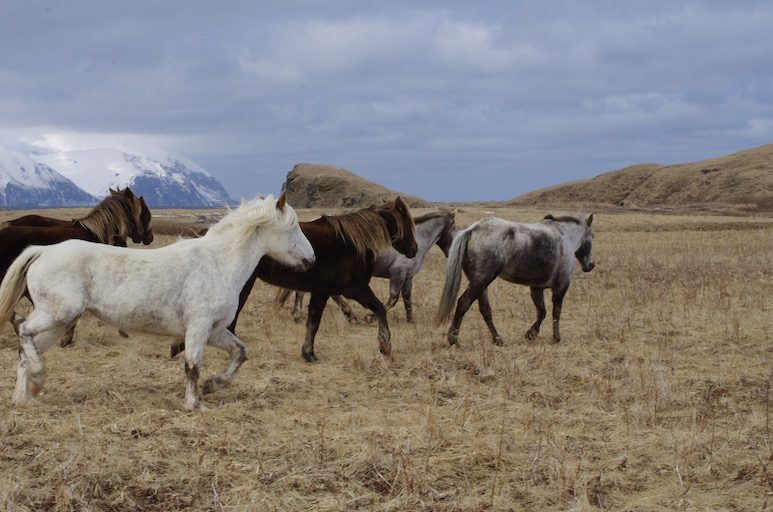
#> input picture lesson1/horses.jpg, 773 x 512 px
$ jupyter execute Homework.ipynb
#> lines starting #> are read from the running program, lines starting #| are printed output that depends on the picture
# HOMEWORK 1

After the installation of Anaconda, jupyter notebook and the required virtual environment, you will have to test that everything has been set up correctly. For that purpose, you will have to execute the following code and run it without errors.

The code loads an image and creates a picture collage consisting of 4 pictures. Each of the four pictures is a version of the original image with the colour channels swapped.

You will have to also finish some part of the code :-)

[cell 1]
import cv2
import numpy as np
from matplotlib import pyplot as plt
plt.rcParams['figure.figsize'] = [15, 10]

[cell 2]
# Load an image (you can freely chose any image you like)
img = cv2.imread('horses.jpg')
#> img is the input picture: shape (512, 773, 3); mean B, G, R 125.2, 128.2, 133.3
# Convert it to RGB
img = cv2.cvtColor(img, cv2.COLOR_BGR2RGB)
# Plot it
plt.imshow(img)

Let's make a collage.

[cell 3]
# Split the image into the three colour channels
red, green, blue = cv2.split(img)
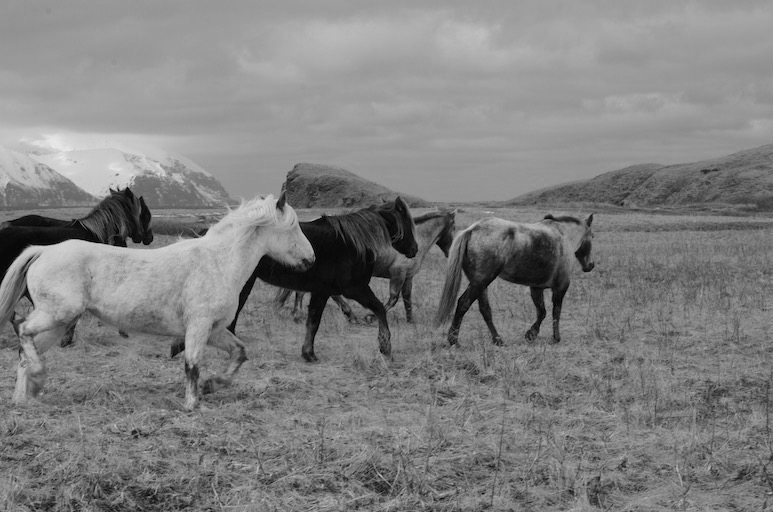
#> green: shape (512, 773); min 0, max 233, mean 128.2
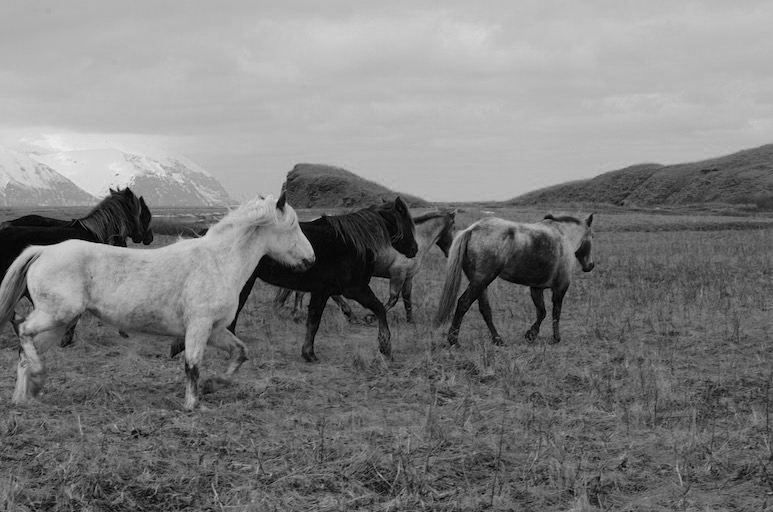
#> blue: shape (512, 773); min 0, max 239, mean 125.2

# Compose the image in the RGB colour space
img1 = cv2.merge([red, green, blue])

# Compose the image in the RBG colour space
img2 = cv2.merge([red, blue, green])

# Compose the image in the GRB colour space
img3 = cv2.merge([green, red, blue])

# Compose the image in the BGR colour space
img4 = cv2.merge([blue, green, red])

# Create the collage
out1 = np.hstack([img1, img2])
out2 = np.hstack([img3, img4])
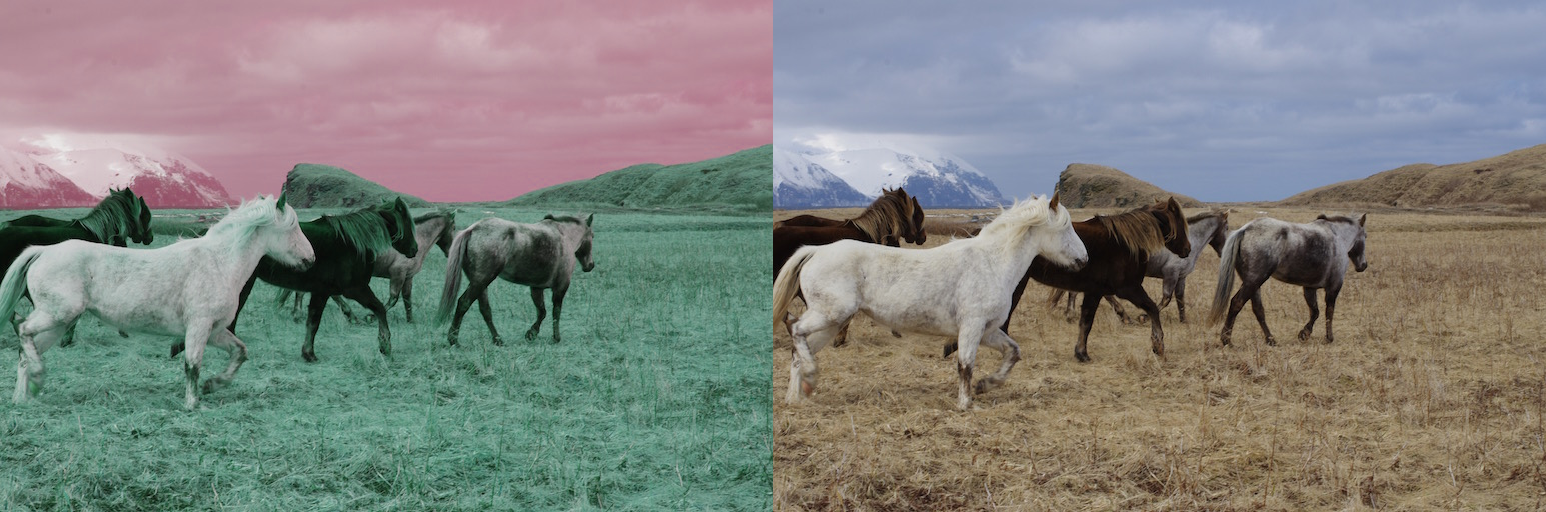
#> out2: shape (512, 1546, 3); mean of channels 0, 1, 2 126.7, 130.8, 129.2; drawn as B, G, R
out = np.vstack([out1, out2])
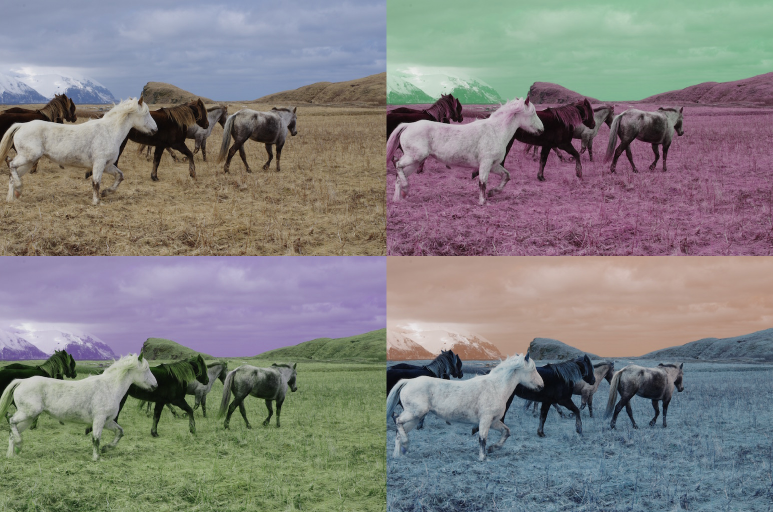
#> out: shape (1024, 1546, 3) (shown at 1/2 size); mean R, G, B 130, 128.7, 128

# Plot the collage
plt.imshow(out)
plt.axis(False)

And now you are going to make a simple geometric collage. You need to flip your image both horizontally and vertically to obtain the following result.

You can flip the images "manually" buat you might also find useful the numpy functions [fliplr](https://numpy.org/doc/stable/reference/generated/numpy.fliplr.html) and [flipud](https://numpy.org/doc/stable/reference/generated/numpy.flipud.html) ;-).

[cell 4]
# Load an image (you can freely chose any image you like)
img1 = cv2.imread('horses.jpg')
# Convert it to RGB
img1 = cv2.cvtColor(img1, cv2.COLOR_BGR2RGB)

print(np.__version__)
# my numpy version 1.26.4 does not have flipr function, so use generic flip

img2 = np.flip(img1, 1)
img3 = np.flip(img, 0)
img4 = np.flip(img3, 1)
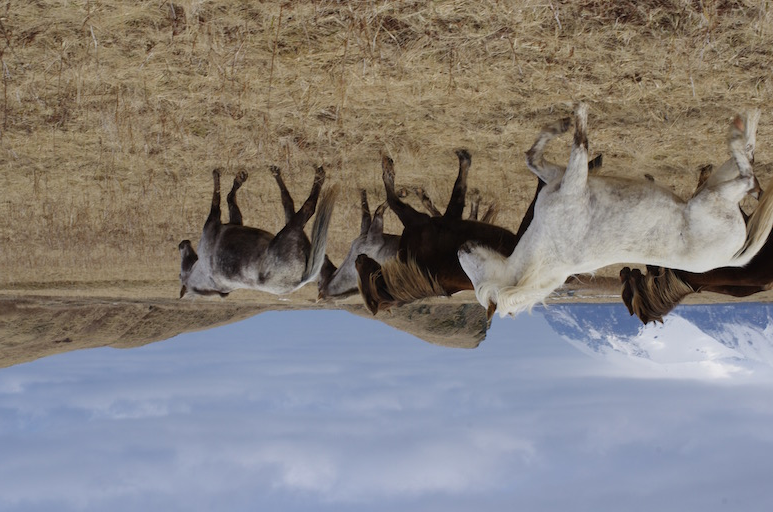
#> img4: shape (512, 773, 3); mean R, G, B 133.3, 128.2, 125.2

# Make a collage
result1 = np.hstack([img1, img2])
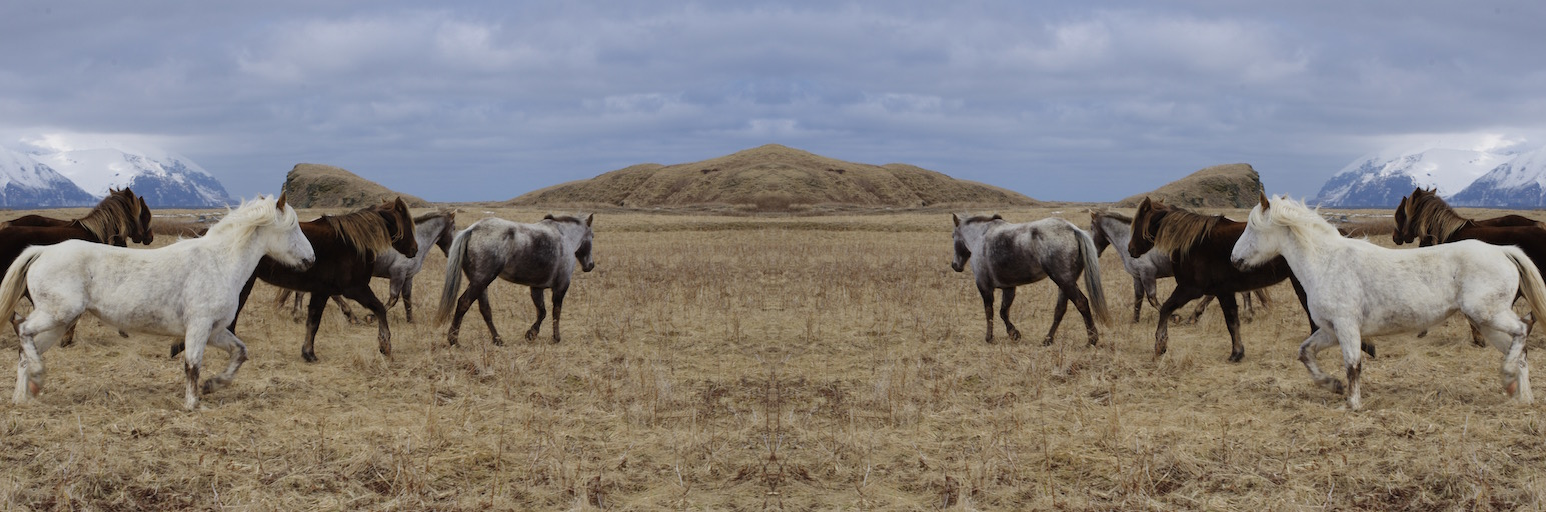
#> result1: shape (512, 1546, 3); mean R, G, B 133.3, 128.2, 125.2
result2 = np.hstack([img3, img4])
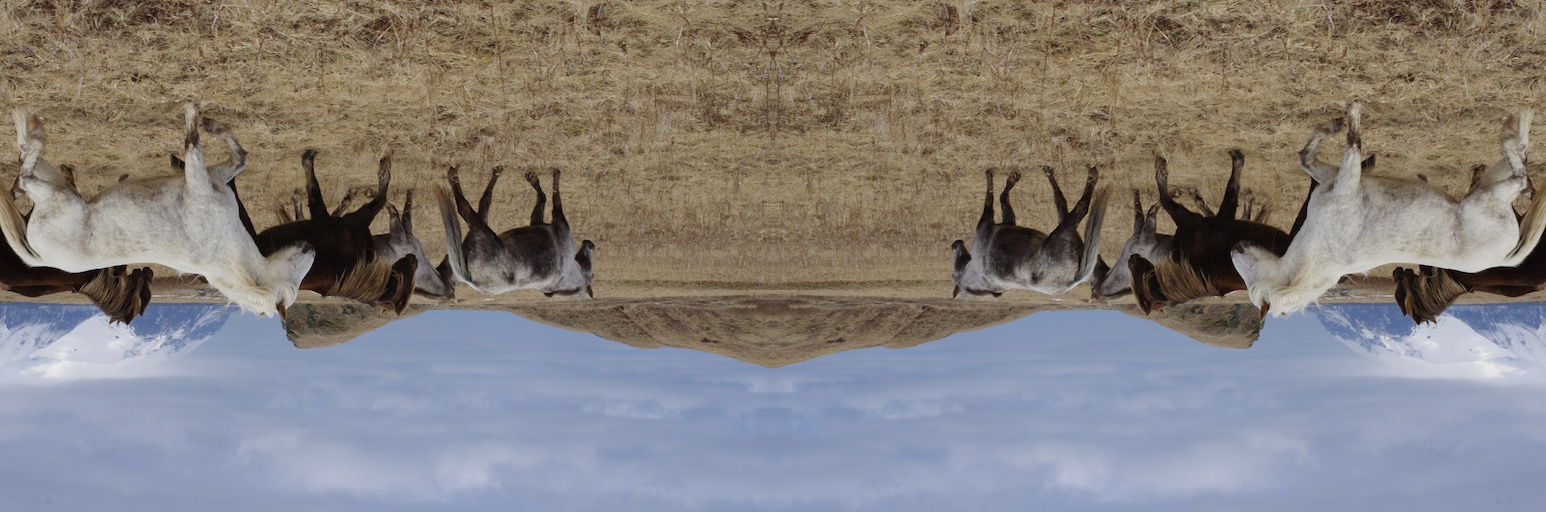
#> result2: shape (512, 1546, 3); mean R, G, B 133.3, 128.2, 125.2
result = np.vstack([result1, result2])
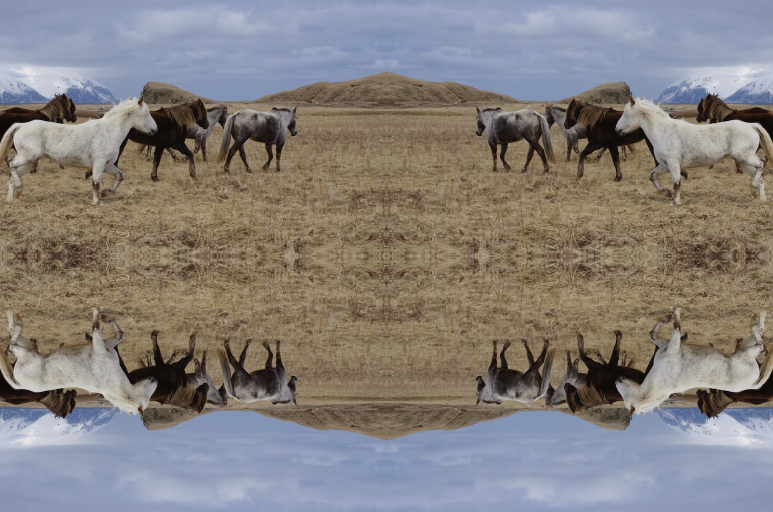
#> result: shape (1024, 1546, 3) (shown at 1/2 size); mean R, G, B 133.3, 128.2, 125.2

# Plot the collage
plt.imshow(result)
